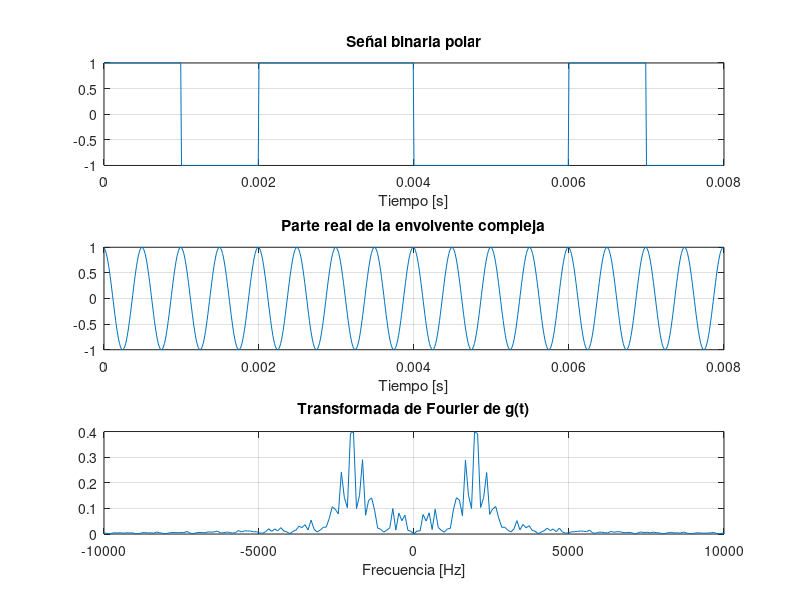

Write MATLAB code to recreate this figure.
close all;
% Bits
bits = [1 0 1 1 0 0 1 0];

% Parametros
Ac = 1;
Rb = 1e3;

Tb = 1/Rb;
Fs = 100*Rb;


fdev = 2e3;   % desviacion de frecuencia (Δf)

Ns = round(Fs/Rb);

% Señal polar
m = repelem(2*bits-1, Ns);

t = (0:length(m)-1)/Fs;

% Integral discreta de m(t)
phi = 2*pi*fdev*cumsum(m)/Fs;

% Envolvente compleja
g = Ac * exp(1j*phi);

% FFT
Nfft = 2^nextpow2(length(g));

G = fftshift(fft(g,Nfft))/length(g);

f = (-Nfft/2:Nfft/2-1)*(Fs/Nfft);

% Graficas
figure;

subplot(3,1,1)
plot(t,m)
grid on
title('Señal binaria polar')
xlabel('Tiempo [s]')

subplot(3,1,2)
plot(t,real(g))
grid on
title('Parte real de la envolvente compleja')
xlabel('Tiempo [s]')

subplot(3,1,3)
plot(f,abs(G))
grid on
title('Transformada de Fourier de g(t)')
xlabel('Frecuencia [Hz]')
xlim([-10e3 10e3])
